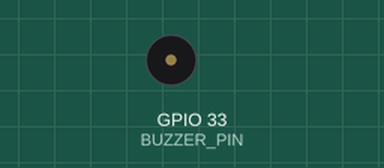
This sketch was run on a simulated ESP32. Parts: buzzer (waves = sounding).

Above: at 4.0 s.
At 32.04 s:
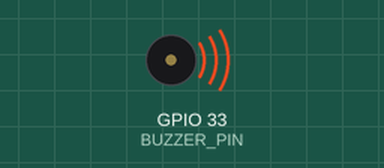
Timing chart, 0 to 34.7 s (numbered marks = the images above):
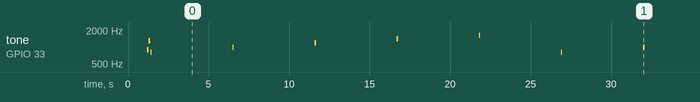

The sketch:

CAR-SHIELD-QD003_UART0_AUTO_TEST.ino
```cpp
/*
 * Prueba automatica QD003 por puerto UART del shield.
 *
 * Usar cuando la camara esta conectada al puerto fisico "UART" del carro.
 * Ese puerto parece compartir UART0: RX0 GPIO3 / TX0 GPIO1.
 *
 * Instrucciones:
 * 1. Sube este sketch con la camara DESCONECTADA.
 * 2. Desconecta USB o apaga el carro.
 * 3. Conecta la camara al puerto UART.
 * 4. Enciende/reinicia el carro.
 *
 * No usa Monitor Serial porque el UART queda ocupado por la camara.
 * No mueve motores.
 */

#define CAM_RX_PIN 3
#define CAM_TX_PIN 1
#define BUZZER_PIN 33
#define CAM_BAUD   115200

HardwareSerial CameraSerial(1);

const uint8_t MODE_MENU = 0;
const uint8_t MODE_COLOR = 1;
const uint8_t MODE_QR = 2;
const uint8_t MODE_FACE = 4;
const uint8_t MODE_VISUAL_PATROL = 8;

uint8_t modeIndex = 0;
unsigned long lastModeMs = 0;
unsigned long lastReadMs = 0;

void beep(int freq, int ms) {
  tone(BUZZER_PIN, freq, ms);
  delay(ms + 20);
}

void sendPacket(const uint8_t *data, size_t len) {
  CameraSerial.write(data, len);
  CameraSerial.flush();
}

void setSimpleMode(uint8_t mode) {
  uint8_t packet[] = {mode, 13, 10};
  sendPacket(packet, sizeof(packet));
}

void setColorMode() {
  uint8_t packet[] = {
    MODE_COLOR,
    0,
    0x02, 0x58,  // area threshold 600
    0x01, 0x90,  // pixels threshold 400
    13,
    10
  };

  sendPacket(packet, sizeof(packet));
}

void sendNextMode() {
  switch (modeIndex) {
    case 0:
      setSimpleMode(MODE_MENU);
      beep(800, 80);
      break;
    case 1:
      setColorMode();
      beep(1000, 80);
      break;
    case 2:
      setSimpleMode(MODE_QR);
      beep(1200, 80);
      break;
    case 3:
      setSimpleMode(MODE_FACE);
      beep(1400, 80);
      break;
    case 4:
      setSimpleMode(MODE_VISUAL_PATROL);
      beep(1600, 80);
      break;
  }

  modeIndex = (modeIndex + 1) % 5;
}

void readCameraFrames() {
  if (!CameraSerial.available()) {
    return;
  }

  int len = CameraSerial.read();

  if (len <= 0 || len > 120) {
    return;
  }

  unsigned long startMs = millis();
  while (CameraSerial.available() < len) {
    if (millis() - startMs > 150) {
      return;
    }
  }

  while (len-- > 0) {
    CameraSerial.read();
  }

  // Si llega cualquier frame valido, la comunicacion esta viva.
  beep(2200, 35);
  lastReadMs = millis();
}

void setup() {
  pinMode(BUZZER_PIN, OUTPUT);

  CameraSerial.begin(CAM_BAUD, SERIAL_8N1, CAM_RX_PIN, CAM_TX_PIN);
  delay(1200);

  beep(900, 80);
  beep(1300, 80);

  sendNextMode();
  lastModeMs = millis();
}

void loop() {
  readCameraFrames();

  if (millis() - lastModeMs > 5000) {
    sendNextMode();
    lastModeMs = millis();
  }
}
```

Measured:
- by itself, tone on GPIO 33 (BUZZER_PIN): plays 900 Hz for 0.08 s, 1300 Hz for 0.08 s, 800 Hz for 0.08 s, 1000 Hz for 0.08 s, 1200 Hz for 0.08 s, 1400 Hz for 0.08 s … (28 notes in this stretch)
